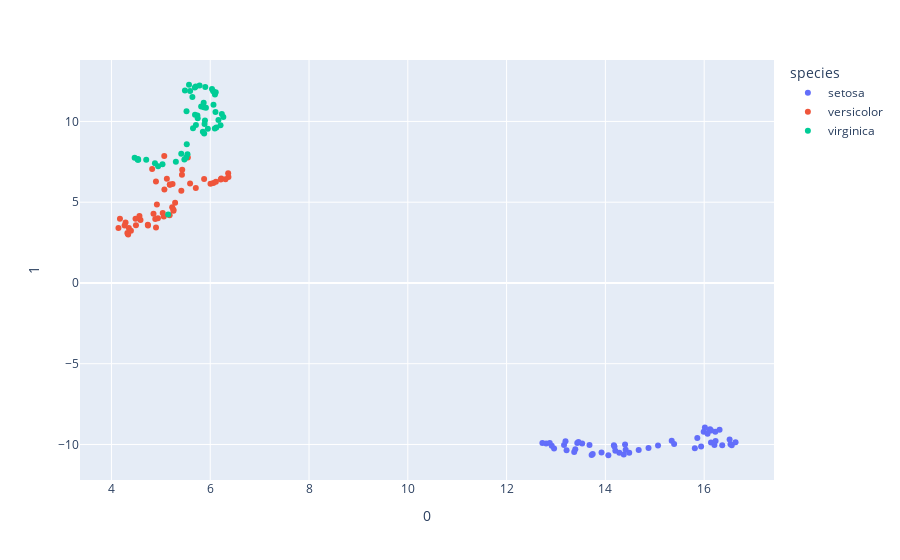
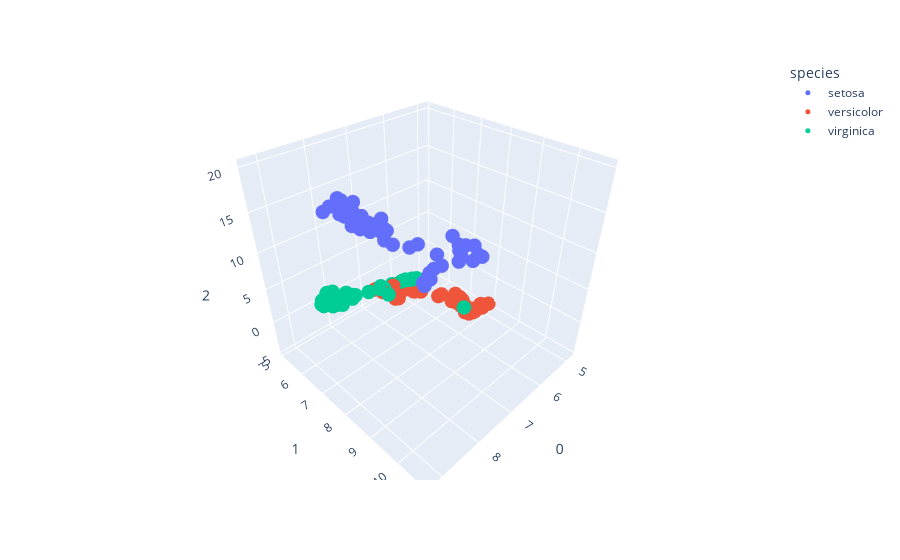

The cell these charts' notebook holds for them, in order:
### Markdown cell above
now we will visualize using UMAP on the same data

### Code cell
# pip install umap-learn
from umap import UMAP
import plotly.express as px

df = px.data.iris()

features = df.loc[:, :'petal_width']

umap_2d = UMAP(n_components=2, init='random', random_state=0)
umap_3d = UMAP(n_components=3, init='random', random_state=0)

proj_2d = umap_2d.fit_transform(features)
proj_3d = umap_3d.fit_transform(features)

fig_2d = px.scatter(
    proj_2d, x=0, y=1,
    color=df.species, labels={'color': 'species'}
)
fig_3d = px.scatter_3d(
    proj_3d, x=0, y=1, z=2,
    color=df.species, labels={'color': 'species'}
)
fig_3d.update_traces(marker_size=5)

fig_2d.show()
fig_3d.show()
